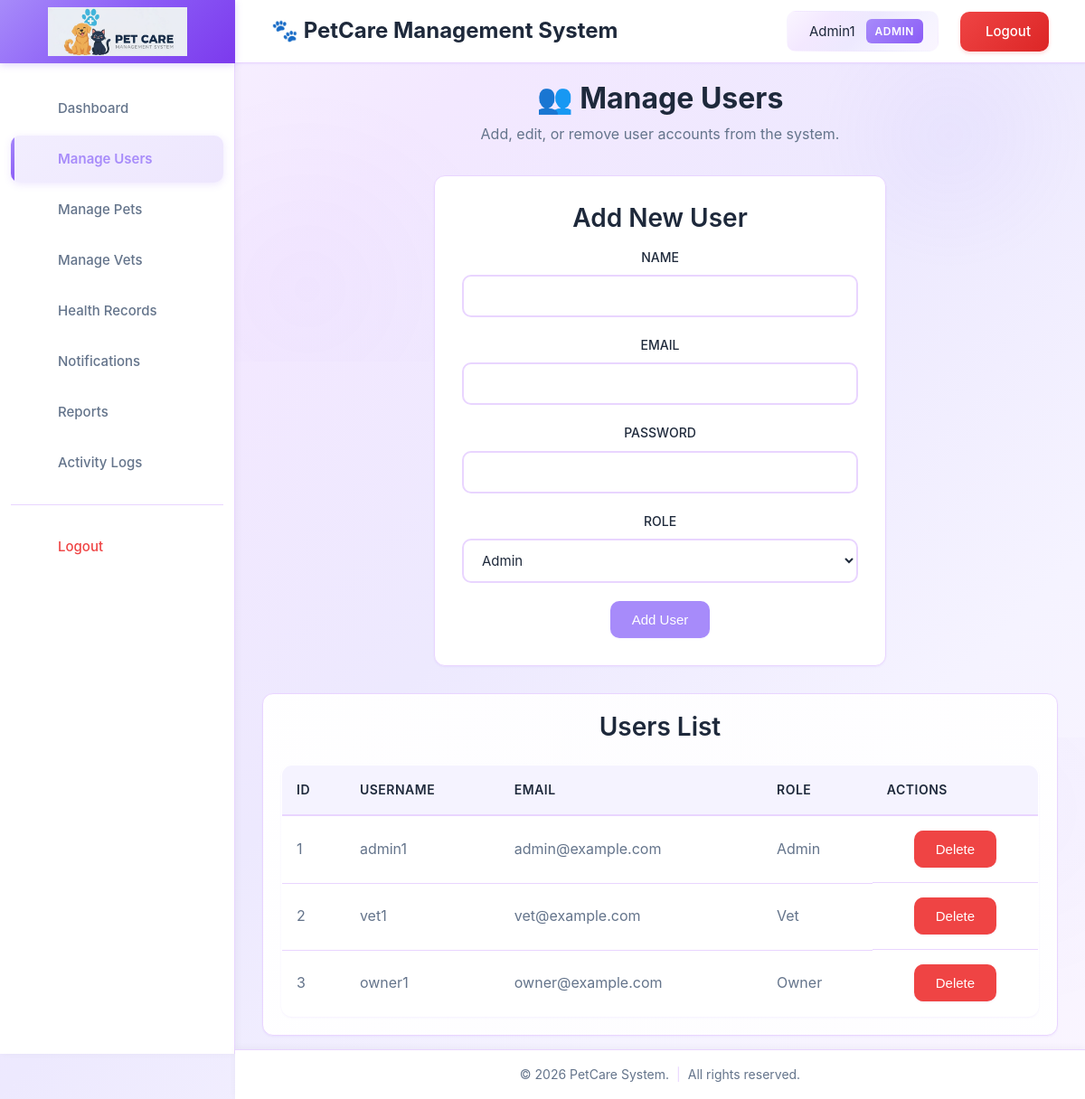
/admin/manage_users.php (signed in), run on the app's committed database.
### tables this page shows
CREATE TABLE IF NOT EXISTS users (
  id INT AUTO_INCREMENT PRIMARY KEY,
  username VARCHAR(100) NOT NULL,
  email VARCHAR(150) UNIQUE NOT NULL,
  password VARCHAR(255) NOT NULL,
  role ENUM('admin','vet','owner') DEFAULT 'owner',
  created_at TIMESTAMP DEFAULT CURRENT_TIMESTAMP,
  updated_at TIMESTAMP DEFAULT CURRENT_TIMESTAMP ON UPDATE CURRENT_TIMESTAMP
);

### admin/manage_users.php (the view, shortened to what this page needs)
<?php
include('../config/db.php');
$result = mysqli_query($conn, "SELECT * FROM users ORDER BY id ASC");
?>
<!DOCTYPE html>
<html lang="en">
<head>
    <?php include('../includes/head.php'); ?>
</head>
<body>
    <?php include('../includes/header.php'); ?>
    <?php include('../includes/sidebar.php'); ?>
    <center>
    <div class="main-content">
        <div style="margin-bottom: 32px;">
            <h1 style="font-size: 2rem; font-weight: 700; color: #1e293b; margin-bottom: 8px;">👥 Manage Users</h1>
            <p style="color: #64748b; font-size: 1rem;">Add, edit, or remove user accounts from the system.</p>
        </div>
        <div class="form-container">
            <h2 style="margin-bottom: 15px; color: var(--text-primary);">Add New User</h2>
            <form method="POST">
                <div class="form-group">
                    <label for="name">NAME</label>
                    <input type="text" id="name" name="name" required>
                </div>
                <div class="form-group">
                    <label for="email">EMAIL</label>
                    <input type="email" id="email" name="email" required>
                </div>
                <div class="form-group">
                    <label for="password">PASSWORD</label>
                    <input type="password" id="password" name="password" required>
                </div>
                <div class="form-group">
                    <label for="role">ROLE</label>
                    <select id="role" name="role" required>
                        <option value="admin">Admin</option>
                    </select>
                </div>
                <button type="submit" name="add_user">Add User</button>
            </form>
        </div>
        <div class="card">
            <h2 style="margin-bottom: 20px;">Users List</h2>
            <table>
                <thead>
                    <tr>
                        <th>ID</th>
                        <th>Username</th>
                        <th>Email</th>
                        <th>Role</th>
                        <th>Actions</th>
                    </tr>
                </thead>
                <tbody>
                    <?php while($row = mysqli_fetch_assoc($result)) { ?>
                    <tr>
                        <td><?= $row['id'] ?? $row['user_id'] ?? 'N/A' ?></td>
                        <td><?= htmlspecialchars($row['username']) ?></td>
                        <td><?= htmlspecialchars($row['email']) ?></td>
                        <td><?= ucfirst($row['role']) ?></td>
                        <td class="actions">
                            <form method="POST" onsubmit="return confirm('Delete this user?');" style="display: inline;">
                                <button type="submit" name="delete_user" class="btn btn-danger">Delete</button>
                            </form>
                        </td>
                    </tr>
                    <?php } ?>
                </tbody>
            </table>
        </div>
    </div>
    <?php include('../includes/footer.php'); ?>
</body>
</html>

### includes/head.php (shortened to what this page needs)
<link rel="stylesheet" href="https://cdn.jsdelivr.net/npm/remixicon@3.5.0/fonts/remixicon.css">
<link rel="stylesheet" href="../assets/css/style.css">

### includes/header.php (shortened to what this page needs)
<?php
$app_name = "PetCare Management System";
$user_name = $_SESSION['name'] ?? $_SESSION['username'] ?? 'Guest';
$user_role = $_SESSION['role'] ?? 'guest';
?>
<header class="topbar">
  <div class="topbar-left">
    <span class="logo"><span style="color: #000;">🐾</span> <?php echo $app_name; ?></span>
  </div>
  <div class="topbar-right">
    <span class="user">
      <span><?php echo ucfirst($user_name); ?></span>
      <span class="user-badge"><?php echo ucfirst($user_role); ?></span>
    </span>
    <a href="../auth/logout.php" class="logout-btn">
      <span>Logout</span>
    </a>
  </div>
</header>

### includes/sidebar.php (shortened to what this page needs)
<?php
function get_current_page() {
    $uri = $_SERVER['REQUEST_URI'];
    $path = parse_url($uri, PHP_URL_PATH);
    return basename($path);
}
$current_page = get_current_page();
$role = $_SESSION['role'] ?? 'guest';
?>
<div class="sidebar-logo">
    <img src="../assets/images/login.png" alt="PetCare Logo">
</div>
<div class="sidebar">
  <ul>
    <?php if ($role === 'admin') { ?>
      <li><a href="../admin/dashboard.php" class="<?= $current_page == 'dashboard.php' ? 'active' : '' ?>"><i class="ri-dashboard-line"></i> Dashboard</a></li>
      <li><a href="../admin/manage_users.php" class="<?= $current_page == 'manage_users.php' ? 'active' : '' ?>"><i class="ri-group-line"></i> Manage Users</a></li>
      <li><a href="../admin/manage_pets.php" class="<?= $current_page == 'manage_pets.php' ? 'active' : '' ?>"><i class="ri-pet-line"></i> Manage Pets</a></li>
      <li><a href="../admin/manage_veterinarians.php" class="<?= $current_page == 'manage_veterinarians.php' ? 'active' : '' ?>"><i class="ri-user-star-line"></i> Manage Vets</a></li>
      <li><a href="../admin/manage_records.php" class="<?= $current_page == 'manage_records.php' ? 'active' : '' ?>"><i class="ri-file-list-3-line"></i> Health Records</a></li>
      <li><a href="../admin/manage_notifications.php" class="<?= $current_page == 'manage_notifications.php' ? 'active' : '' ?>"><i class="ri-notification-3-line"></i> Notifications</a></li>
      <li><a href="../admin/view_reports.php" class="<?= $current_page == 'view_reports.php' ? 'active' : '' ?>"><i class="ri-bar-chart-box-line"></i> Reports</a></li>
      <li><a href="../admin/activity_logs.php" class="<?= $current_page == 'activity_logs.php' ? 'active' : '' ?>"><i class="ri-history-line"></i> Activity Logs</a></li>
    <?php } ?>
    <li><a href="../auth/logout.php"><i class="ri-logout-box-line"></i> Logout</a></li>
  </ul>
</div>

### includes/footer.php
<footer>
  <div style="display: flex; align-items: center; justify-content: center; gap: 8px;">
    <span>&copy; <?php echo date("Y"); ?> PetCare System.</span>
    <span style="color: var(--border-color);">|</span>
    <span>All rights reserved.</span>
  </div>
</footer>

### admin/manage_users.php (style rules this page uses)
.form-container { background: var(--bg-primary); padding: 30px; border-radius: var(--radius-lg); box-shadow: var(--shadow-sm); border: 1px solid var(--border-color); margin-bottom: 30px; max-width: 500px; }
.actions { display: flex; gap: 8px; justify-content: center; }
.actions form { margin: 0; }

### data on the page
users: id "1", username "admin1", email "admin@example.com", role "Admin"
users: id "2", username "vet1", email "vet@example.com", role "Vet"
users: id "3", username "owner1", email "owner@example.com", role "Owner"

### other printed values
$app_name "PetCare Management System"
$user_name "Admin1"
$user_role "ADMIN"
